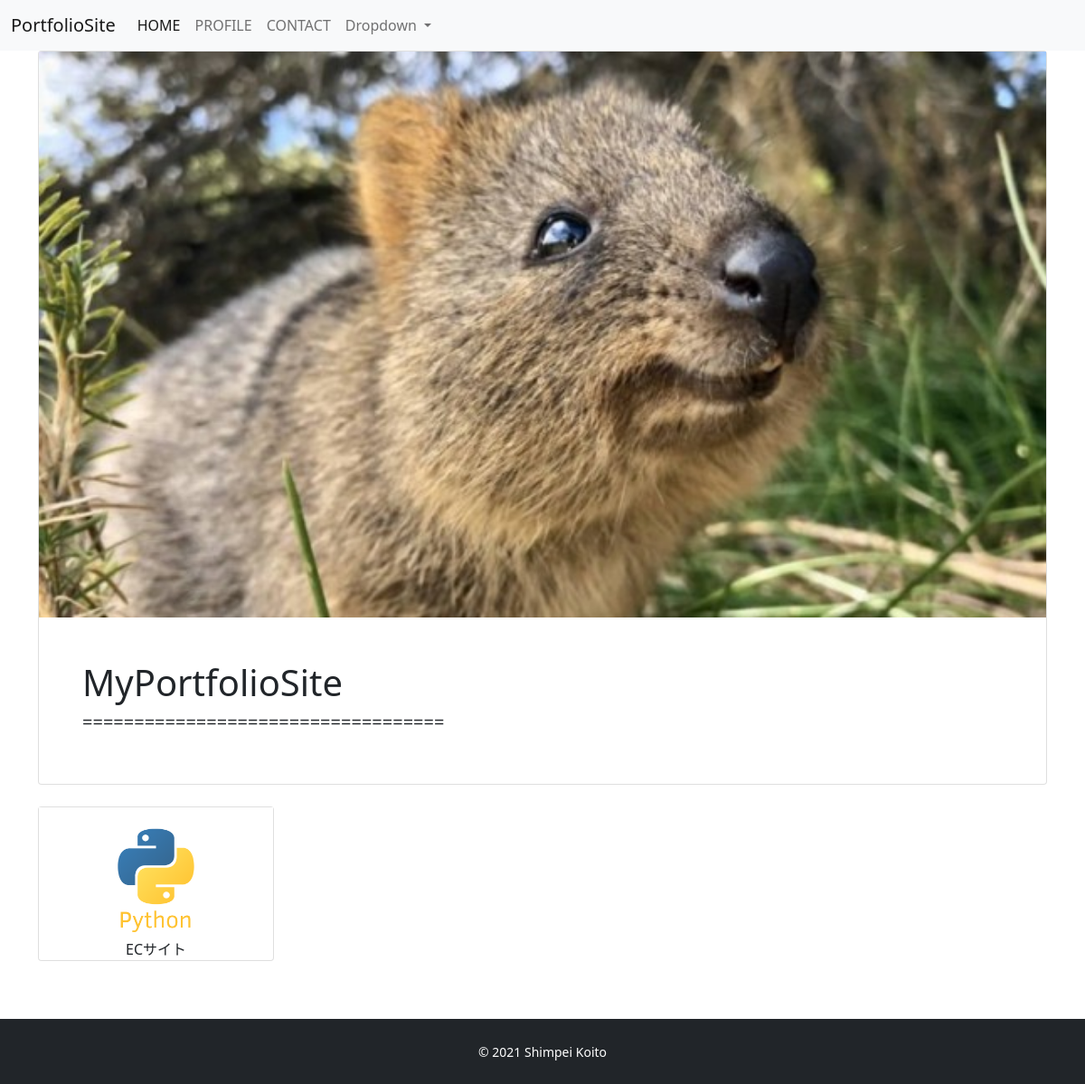
The page / on the database its author committed.
### app/models.py (models this page shows, shortened)
class Profile(models.Model):
    title = models.CharField('タイトル', max_length=100, null=True, blank=True)
    subtitle = models.CharField('サブタイトル', max_length=100, null=True, blank=True)
    name = models.CharField('名前', max_length=100, null=True, blank=True)
    age = models.IntegerField('年齢')
    job = models.CharField('仕事', max_length=100, null=True, blank=True)
    introduction = models.TextField('自己紹介')
    github = models.CharField('github', max_length=100, null=True, blank=True)
    topimage = models.ImageField(upload_to='image', verbose_name='トップ画像')
    subimage = models.ImageField(upload_to='image', verbose_name='サブ画像')

class Work(models.Model):
    title = models.CharField('タイトル', max_length=100)
    image = models.ImageField(upload_to='images', verbose_name='サムネイル', null=True, blank=True)
    skill = models.CharField('スキル', max_length=100)
    url = models.CharField('URL', max_length=100, null=True, blank=True)
    created = models.DateTimeField('作成日時')
    description = models.TextField('説明')

### app/views.py (the view)
# urls.py: path('', views.IndexView.as_view(), name='index'),
class IndexView(View):
    def get(self, request, *args, **kwargs):
        profile_data = Profile.objects.all()
        if profile_data.exists():
            profile_data = profile_data.order_by("-id")[0]
        work_data = Work.objects.order_by("-id")
        return render(request, 'app/index.html', {
            'profile_data': profile_data,
            'work_data': work_data,
        })

### app/templates/app/index.html (shortened to what this page needs)
{% extends 'app/base.html' %}
{% block content %}
<div class="card top d-flex flex-column justify-content-end mb-4">
    <img src="{{ profile_data.topimage.url }}" alt="" />
    <div class="overlay text-black p-5">
      <h1 class="title">{{ profile_data.title }}</h1>
      <h5 class="subtitle">{{ profile_data.subtitle }}</h5>
    </div>
</div>
<div class="row mb-5">
    {% for work in work_data %}
    <div class="col-6 col-md-3 mb-3">
        <div class="card work-thumbnail">
            {% if work.thumbnail %}
                <img src="{{ work.thumbnail.url }}" alt="" class="work-img">
            {% else %}
                <img src="{{ work.image.url }}" alt="" class="work-img">
            {% endif %}
            <div class="work-title text-center">
                <p class="mb-0">{{ work.title }}</p>
            </div>
        </div>
    </div>
    {% endfor %}
</div>
{% endblock content %}

### rows shown on the page
Profile: topimage (picture), title "MyPortfolioSite", subtitle "==================================="
Work: image (picture), title "ECサイト"
